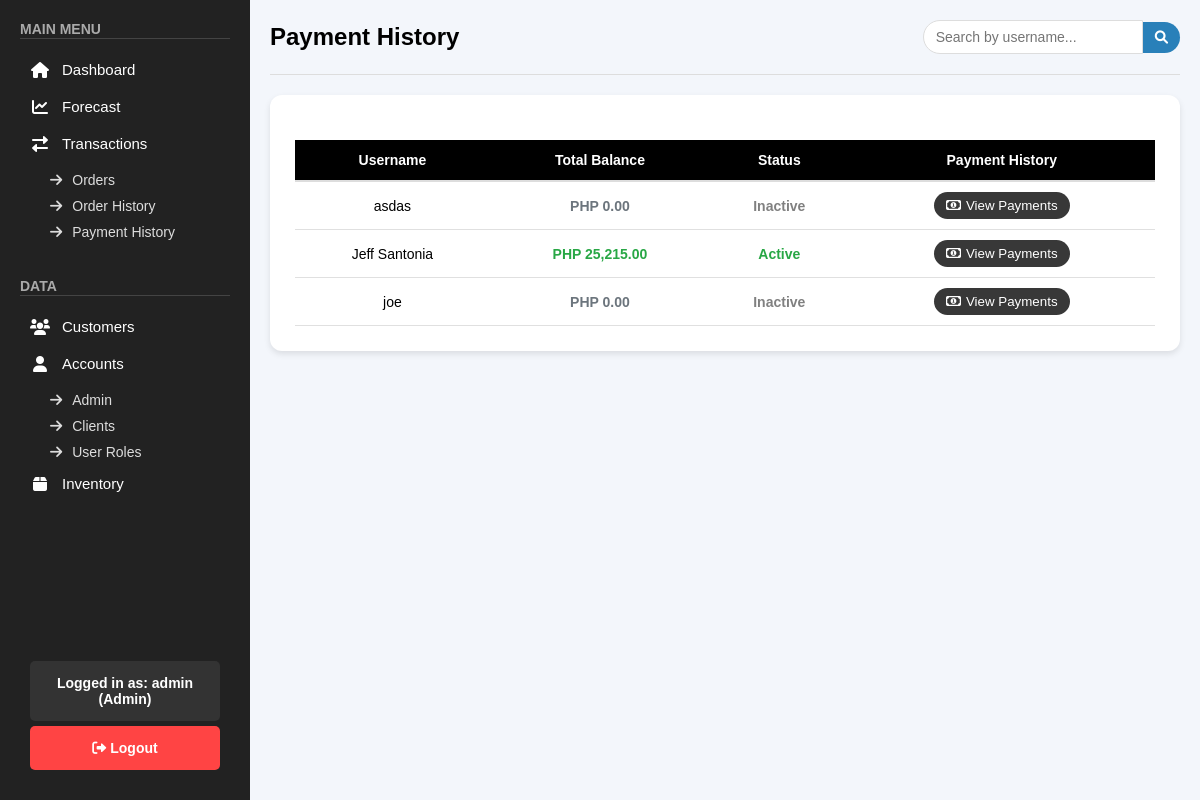
/public/pages/payment_history.php (signed in), run on the app's committed database.
### tables this page shows
CREATE TABLE `clients_accounts` (
  `id` int(11) NOT NULL,
  `username` varchar(255) NOT NULL,
  `password` varchar(255) NOT NULL,
  `email` varchar(255) NOT NULL,
  `phone` varchar(50) DEFAULT NULL,
  `region` varchar(100) DEFAULT NULL,
  `city` varchar(100) DEFAULT NULL,
  `company` varchar(255) DEFAULT NULL,
  `company_address` varchar(255) DEFAULT NULL,
  `business_proof` text DEFAULT NULL,
  `status` varchar(50) DEFAULT 'Active',
  `balance` decimal(10,2) DEFAULT 0.00,
  `created_at` timestamp NOT NULL DEFAULT current_timestamp()
);

### public/pages/payment_history.php (the view, shortened to what this page needs)
<?php
include "../../backend/check_role.php";
$sql = "SELECT username, status, balance FROM clients_accounts WHERE status IN ('Active', 'Inactive') ORDER BY username";
$result = $conn->query($sql);
$users = [];
if ($result && $result->num_rows > 0) {
    while ($row = $result->fetch_assoc()) {
        $users[] = $row;
    }
}
?>
<!DOCTYPE html>
<html lang="en">
<head>
    <link rel="stylesheet" href="/top_exchange/public/css/orders.css">
    <link rel="stylesheet" href="/top_exchange/public/css/sidebar.css">
    <link rel="stylesheet" href="/top_exchange/public/css/payment_history.css">
    <link rel="stylesheet" href="https://cdnjs.cloudflare.com/ajax/libs/font-awesome/6.0.0/css/all.min.css">
</head>
<body>
    <?php include '../sidebar.php'; ?>
    <div class="main-content">
        <div class="orders-header">
            <h1>Payment History</h1>
            <div class="search-container">
                <input type="text" id="searchInput" placeholder="Search by username...">
                <button class="search-btn"><i class="fas fa-search"></i></button>
            </div>
        </div>
        <div class="orders-table-container">
            <table class="orders-table">
                <thead>
                    <tr>
                        <th>Username</th>
                        <th>Total Balance</th>
                        <th>Status</th>
                        <th>Payment History</th>
                    </tr>
                </thead>
                <tbody>
                    <?php foreach ($users as $user): ?>
                        <tr>
                            <td><?= htmlspecialchars($user['username']) ?></td>
                            <td>
                                <?php
                                    $balanceClass = 'total-balance-zero';
                                    if ($user['balance'] > 0) {
                                        $balanceClass = 'total-balance-positive';
                                    } elseif ($user['balance'] < 0) {
                                        $balanceClass = 'total-balance-negative';
                                    }
                                ?>
                                <span class="<?= $balanceClass ?>">
                                    PHP <?= number_format($user['balance'], 2) ?>
                                </span>
                            </td>
                            <td>
                                <span class="status-<?= strtolower($user['status']) ?>">
                                    <?= htmlspecialchars($user['status']) ?>
                                </span>
                            </td>
                            <td>
                                <button class="view-button" onclick="viewPaymentHistory('<?= htmlspecialchars($user['username']) ?>', <?= $user['balance'] ?>)">
                                    <i class="far fa-money-bill-alt"></i>View Payments
                                </button>
                            </td>
                        </tr>
                    <?php endforeach; ?>
                </tbody>
            </table>
        </div>
    </div>
</body>
</html>

### public/css/orders.css (style rules this page uses)
body { font-family: Arial, sans-serif; background-color: #f3f6fb; margin: 0; box-sizing: border-box; }
.orders-header { display: flex; justify-content: space-between; align-items: center; margin-bottom: 20px; padding-bottom: 20px; border-bottom: 1px solid #ddd; }
.orders-header h1 { font-size: 24px; font-weight: bold; display: flex; align-items: center; gap: 12px; }
.orders-table-container { background-color: #ffffff; padding: 25px; border-radius: 12px; box-shadow: 0px 3px 6px rgba(0, 0, 0, 0.1); }
.orders-table { width: 100%; border-collapse: collapse; font-size: 14px; }
.orders-table th { background-color: black; color: white; font-weight: bold; padding: 12px; text-align: center; border-bottom: 2px solid #ddd; }
.orders-table td { padding: 10px; text-align: center; border-bottom: 1px solid #e0e0e0; }
.status-active { color: #DAA520; font-weight: 600; }

### public/css/sidebar.css (style rules this page uses)
* { margin: 0; padding: 0; box-sizing: border-box; font-family: Arial, sans-serif; text-decoration: none; }
.main-content { margin-left: 250px; padding: 20px; }

### public/css/payment_history.css (style rules this page uses)
.view-button { padding: 6px 12px; background-color: rgb(56, 56, 56); color: white; border: none; border-radius: 4px; cursor: pointer; transition: background-color 0.3s; }
.orders-table { margin-top: 20px; }

### public/pages/payment_history.php (style rules this page uses)
.status-active { color: #28a745; font-weight: 600; }
.status-inactive { color: gray; font-weight: 600; }
.far.fa-money-bill-alt { margin-right: 5px; }
.view-button, .status-toggle { border-radius: 80px; margin: 0 2px; min-width: 85px; }
.total-balance-positive { color: #28a745; font-weight: 600; }
.total-balance-zero { color: #6c757d; font-weight: 600; }
.search-container { display: flex; align-items: center; }
.search-container input { padding: 8px 12px; border-radius: 20px 0 0 20px; border: 1px solid #ddd; font-size: 14px; width: 220px; }
.search-container .search-btn { background-color: #2980b9; color: white; border: none; border-radius: 0 20px 20px 0; padding: 8px 12px; cursor: pointer; }

### data on the page
clients_accounts: username "asdas", balance "0.00", status "Inactive"
clients_accounts: username "Jeff Santonia", balance "25,215.00", status "Active"
clients_accounts: username "joe", balance "0.00", status "Inactive"

### other printed values
$_SESSION['username'] "admin"
$role "Admin"
